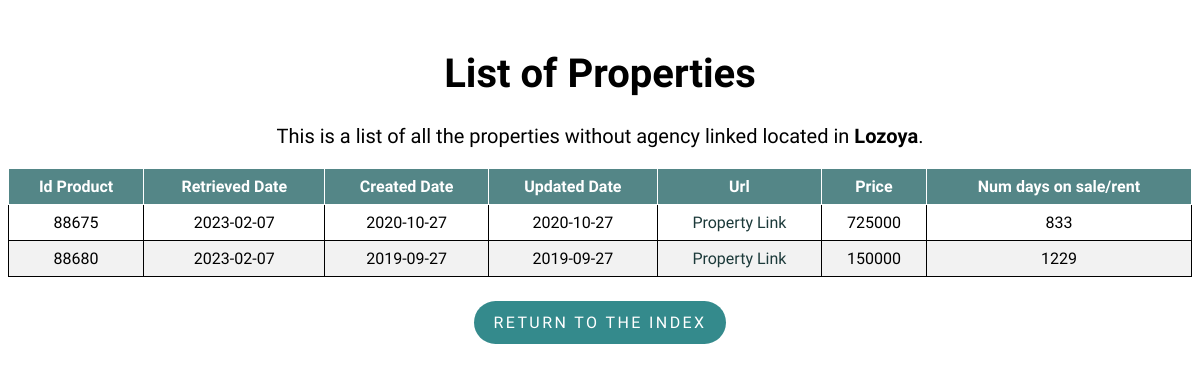
Page /property/Lozoya on the earlier database version.
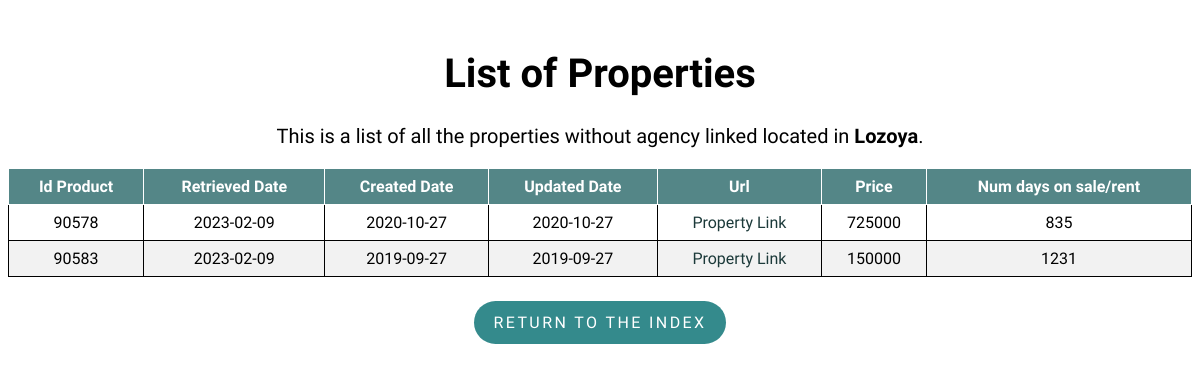
Same page on the later database version.
### flask-app/read_db.py (models this page shows)
class Property(db.Model):
    __tablename__ = 'properties'
    id_product = db.Column(db.Integer, primary_key=True)
    retrieved_date = db.Column(db.Date)
    created_date = db.Column(db.Date)
    url = db.Column(db.Text)
    mobile = db.Column(db.Integer)
    agency = db.Column(db.Text)
    real_estate_id = db.Column(db.Integer)
    price = db.Column(db.Integer)
    type_id = db.Column(db.Integer)
    trans_type_id = db.Column(db.Integer)
    location = db.Column(db.Text)
    num_days = db.Column(db.Integer)
    updated_date = db.Column(db.Date)

### flask-app/read_db.py (the view)
@app.route('/property/<location>', methods=['GET', 'POST'])
def property(location):
    properties = Property.query.filter_by(
        type_id=1, location=location).order_by(Property.url).distinct()
    return render_template('list.html', properties=properties, location=location)

### flask-app/templates/list.html (shortened to what this page needs)
<!DOCTYPE html>
<html lang="en">
<head>
    <link rel="stylesheet" type="text/css" href="{{ url_for('static', filename='styles/style.css') }}">
    <link rel="stylesheet" type="text/css" href="{{ url_for('static', filename='styles/tablesort.css') }}">
</head>
<body>
    <h1 class="list_header" style="font-size:40px;">List of Properties</h1>
    <p class="list_header" style="margin-top: 25px;font-size:20px;">This is a list of all the properties without agency linked located in
        <strong>{{ location }}</strong>.
    </p>
    <table class="table table-sortable">
        <thead>
            <tr>
                <th>Id Product</th>
                <th>Retrieved Date</th>
                <th>Created Date</th>
                <th>Updated Date</th>
                <th>Url</th>
                <th>Price</th>
                <th>Num days on sale/rent</th>
            </tr>
        </thead>
        <tbody>
            {% for property in properties %}
            <tr>
                <td>{{ property.id_product }}</td>
                <td>{{ property.retrieved_date }}</td>
                <td>{{ property.created_date }}</td>
                <td>{{ property.updated_date }}</td>
                <td>
                    <a class="property_link" href={{ property.url }}>Property Link</a>
                </td>
                <td><a>{{ property.price }}</a></td>
                <td>{{ property.num_days }}</td>
            </tr>
            {% endfor %}
        </tbody>
    </table>
    <div class = "btn_container">
        <p class="return_btn"><a class = "btn_link" href="{{ url_for('index') }}">Return to the index</a></p>
    </div>
</body>
</html>

Differences in the rows shown:
removed Property: id_product "88675", retrieved_date "2023-02-07", created_date "2020-10-27", updated_date "2020-10-27", price "725000", num_days "833"
removed Property: id_product "88680", retrieved_date "2023-02-07", created_date "2019-09-27", updated_date "2019-09-27", price "150000", num_days "1229"
added Property: id_product "90578", retrieved_date "2023-02-09", created_date "2020-10-27", updated_date "2020-10-27", price "725000", num_days "835"
added Property: id_product "90583", retrieved_date "2023-02-09", created_date "2019-09-27", updated_date "2019-09-27", price "150000", num_days "1231"
